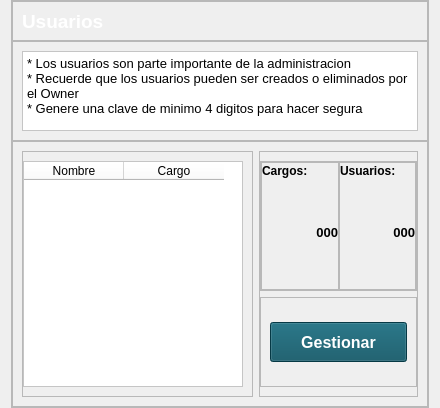
             <widget class="QWidget" name="pageB_Crear">
              <property name="styleSheet">
               <string notr="true">QPushButton
{
color: rgb(255, 255, 255);
background-color: rgb(8, 80, 97);
}
QPushButton::hover
{
color: rgb(255, 255, 255);
	background-color: rgb(45, 131, 118);
}</string>
              </property>
              <layout class="QHBoxLayout" name="horizontalLayout_9">
               <property name="topMargin">
                <number>0</number>
               </property>
               <property name="bottomMargin">
                <number>0</number>
               </property>
               <item>
                <widget class="QFrame" name="frame_3">
                 <property name="maximumSize">
                  <size>
                   <width>700</width>
                   <height>16777215</height>
                  </size>
                 </property>
                 <property name="frameShape">
                  <enum>QFrame::StyledPanel</enum>
                 </property>
                 <property name="frameShadow">
                  <enum>QFrame::Raised</enum>
                 </property>
                 <layout class="QVBoxLayout" name="verticalLayout_8">
                  <property name="spacing">
                   <number>0</number>
                  </property>
                  <property name="leftMargin">
                   <number>0</number>
                  </property>
                  <property name="topMargin">
                   <number>0</number>
                  </property>
                  <property name="rightMargin">
                   <number>0</number>
                  </property>
                  <property name="bottomMargin">
                   <number>0</number>
                  </property>
                  <item>
                   <widget class="QFrame" name="Atitulo_2">
                    <property name="minimumSize">
                     <size>
                      <width>0</width>
                      <height>40</height>
                     </size>
                    </property>
                    <property name="maximumSize">
                     <size>
                      <width>16777215</width>
                      <height>40</height>
                     </size>
                    </property>
                    <property name="frameShape">
                     <enum>QFrame::StyledPanel</enum>
                    </property>
                    <property name="frameShadow">
                     <enum>QFrame::Raised</enum>
                    </property>
                    <layout class="QVBoxLayout" name="verticalLayout_9">
                     <item>
                      <widget class="QLabel" name="label_4">
                       <property name="maximumSize">
                        <size>
                         <width>16777215</width>
                         <height>100000</height>
                        </size>
                       </property>
                       <property name="font">
                        <font>
                         <pointsize>14</pointsize>
                         <weight>75</weight>
                         <bold>true</bold>
                        </font>
                       </property>
                       <property name="styleSheet">
                        <string notr="true">color: rgb(255, 255, 255);</string>
                       </property>
                       <property name="text">
                        <string>Usuarios</string>
                       </property>
                      </widget>
                     </item>
                    </layout>
                   </widget>
                  </item>
                  <item>
                   <widget class="QFrame" name="Btexto_2">
                    <property name="minimumSize">
                     <size>
                      <width>0</width>
                      <height>100</height>
                     </size>
                    </property>
                    <property name="maximumSize">
                     <size>
                      <width>16777215</width>
                      <height>100</height>
                     </size>
                    </property>
                    <property name="frameShape">
                     <enum>QFrame::StyledPanel</enum>
                    </property>
                    <property name="frameShadow">
                     <enum>QFrame::Raised</enum>
                    </property>
                    <layout class="QVBoxLayout" name="verticalLayout_10">
                     <item>
                      <widget class="QTextBrowser" name="textBrowser_2">
                       <property name="font">
                        <font>
                         <pointsize>10</pointsize>
                        </font>
                       </property>
                       <property name="styleSheet">
                        <string notr="true">background-color: rgb(255, 255, 255);</string>
                       </property>
                       <property name="html">
                        <string>&lt;!DOCTYPE HTML PUBLIC &quot;-//W3C//DTD HTML 4.0//EN&quot; &quot;http://www.w3.org/TR/REC-html40/strict.dtd&quot;&gt;
&lt;html&gt;&lt;head&gt;&lt;meta name=&quot;qrichtext&quot; content=&quot;1&quot; /&gt;&lt;style type=&quot;text/css&quot;&gt;
p, li { white-space: pre-wrap; }
&lt;/style&gt;&lt;/head&gt;&lt;body style=&quot; font-family:'MS Shell Dlg 2'; font-size:10pt; font-weight:400; font-style:normal;&quot;&gt;
&lt;p style=&quot; margin-top:0px; margin-bottom:0px; margin-left:0px; margin-right:0px; -qt-block-indent:0; text-indent:0px;&quot;&gt;* Los usuarios son parte importante de la administracion&lt;/p&gt;
&lt;p style=&quot; margin-top:0px; margin-bottom:0px; margin-left:0px; margin-right:0px; -qt-block-indent:0; text-indent:0px;&quot;&gt;* Recuerde que los usuarios pueden ser creados o eliminados por el Owner&lt;/p&gt;
&lt;p style=&quot; margin-top:0px; margin-bottom:0px; margin-left:0px; margin-right:0px; -qt-block-indent:0; text-indent:0px;&quot;&gt;* Genere una clave de minimo 4 digitos para hacer segura&lt;/p&gt;&lt;/body&gt;&lt;/html&gt;</string>
                       </property>
                      </widget>
                     </item>
                    </layout>
                   </widget>
                  </item>
                  <item>
                   <widget class="QFrame" name="frame_12">
                    <property name="font">
                     <font>
                      <pointsize>12</pointsize>
                     </font>
                    </property>
                    <property name="frameShape">
                     <enum>QFrame::StyledPanel</enum>
                    </property>
                    <property name="frameShadow">
                     <enum>QFrame::Raised</enum>
                    </property>
                    <layout class="QHBoxLayout" name="horizontalLayout_16">
                     <item>
                      <widget class="QFrame" name="frame_30">
                       <property name="maximumSize">
                        <size>
                         <width>500</width>
                         <height>16777215</height>
                        </size>
                       </property>
                       <property name="frameShape">
                        <enum>QFrame::StyledPanel</enum>
                       </property>
                       <property name="frameShadow">
                        <enum>QFrame::Raised</enum>
                       </property>
                       <layout class="QHBoxLayout" name="horizontalLayout_24">
                        <property name="leftMargin">
                         <number>0</number>
                        </property>
                        <item>
                         <widget class="QTableWidget" name="tblMainUsuarios">
                          <property name="minimumSize">
                           <size>
                            <width>202</width>
                            <height>0</height>
                           </size>
                          </property>
                          <property name="maximumSize">
                           <size>
                            <width>220</width>
                            <height>16777215</height>
                           </size>
                          </property>
                          <property name="font">
                           <font>
                            <pointsize>10</pointsize>
                           </font>
                          </property>
                          <property name="styleSheet">
                           <string notr="true">background-color: rgb(255, 255, 255);</string>
                          </property>
                          <column>
                           <property name="text">
                            <string>Nombre</string>
                           </property>
                          </column>
                          <column>
                           <property name="text">
                            <string>Cargo</string>
                           </property>
                          </column>
                         </widget>
                        </item>
                       </layout>
                      </widget>
                     </item>
                     <item>
                      <widget class="QFrame" name="frame_26">
                       <property name="maximumSize">
                        <size>
                         <width>500</width>
                         <height>16777215</height>
                        </size>
                       </property>
                       <property name="font">
                        <font>
                         <pointsize>8</pointsize>
                         <weight>50</weight>
                         <bold>false</bold>
                        </font>
                       </property>
                       <property name="frameShape">
                        <enum>QFrame::StyledPanel</enum>
                       </property>
                       <property name="frameShadow">
                        <enum>QFrame::Raised</enum>
                       </property>
                       <layout class="QVBoxLayout" name="verticalLayout_17">
                        <property name="leftMargin">
                         <number>0</number>
                        </property>
                        <property name="rightMargin">
                         <number>0</number>
                        </property>
                        <item>
                         <widget class="QFrame" name="frame_31">
                          <property name="font">
                           <font>
                            <pointsize>12</pointsize>
                            <weight>50</weight>
                            <bold>false</bold>
                           </font>
                          </property>
                          <property name="frameShape">
                           <enum>QFrame::StyledPanel</enum>
                          </property>
                          <property name="frameShadow">
                           <enum>QFrame::Raised</enum>
                          </property>
                          <layout class="QHBoxLayout" name="horizontalLayout_23">
                           <property name="spacing">
                            <number>0</number>
                           </property>
                           <property name="leftMargin">
                            <number>0</number>
                           </property>
                           <property name="topMargin">
                            <number>0</number>
                           </property>
                           <property name="rightMargin">
                            <number>0</number>
                           </property>
                           <property name="bottomMargin">
                            <number>0</number>
                           </property>
                           <item>
                            <widget class="QFrame" name="frame_34">
                             <property name="font">
                              <font>
                               <pointsize>10</pointsize>
                              </font>
                             </property>
                             <property name="frameShape">
                              <enum>QFrame::StyledPanel</enum>
                             </property>
                             <property name="frameShadow">
                              <enum>QFrame::Raised</enum>
                             </property>
                             <layout class="QVBoxLayout" name="verticalLayout_19">
                              <property name="leftMargin">
                               <number>0</number>
                              </property>
                              <property name="topMargin">
                               <number>0</number>
                              </property>
                              <property name="rightMargin">
                               <number>0</number>
                              </property>
                              <item>
                               <widget class="QLabel" name="label_11">
                                <property name="minimumSize">
                                 <size>
                                  <width>0</width>
                                  <height>16</height>
                                 </size>
                                </property>
                                <property name="font">
                                 <font>
                                  <weight>75</weight>
                                  <bold>true</bold>
                                 </font>
                                </property>
                                <property name="text">
                                 <string>Cargos:</string>
                                </property>
                               </widget>
                              </item>
                              <item>
                               <spacer name="verticalSpacer_5">
                                <property name="orientation">
                                 <enum>Qt::Vertical</enum>
                                </property>
                                <property name="sizeHint" stdset="0">
                                 <size>
                                  <width>20</width>
                                  <height>40</height>
                                 </size>
                                </property>
                               </spacer>
                              </item>
                              <item>
                               <widget class="QLabel" name="txtTotalCargos">
                                <property name="font">
                                 <font>
                                  <pointsize>10</pointsize>
                                  <weight>75</weight>
                                  <bold>true</bold>
                                 </font>
                                </property>
                                <property name="text">
                                 <string>000</string>
                                </property>
                                <property name="alignment">
                                 <set>Qt::AlignRight|Qt::AlignTrailing|Qt::AlignVCenter</set>
                                </property>
                               </widget>
                              </item>
                              <item>
                               <spacer name="verticalSpacer_6">
                                <property name="orientation">
                                 <enum>Qt::Vertical</enum>
                                </property>
                                <property name="sizeHint" stdset="0">
                                 <size>
                                  <width>20</width>
                                  <height>40</height>
                                 </size>
                                </property>
                               </spacer>
                              </item>
                             </layout>
                            </widget>
                           </item>
                           <item>
                            <widget class="QFrame" name="frame_33">
                             <property name="font">
                              <font>
                               <pointsize>10</pointsize>
                               <weight>50</weight>
                               <bold>false</bold>
                              </font>
                             </property>
                             <property name="frameShape">
                              <enum>QFrame::StyledPanel</enum>
                             </property>
                             <property name="frameShadow">
                              <enum>QFrame::Raised</enum>
                             </property>
                             <layout class="QVBoxLayout" name="verticalLayout_18">
                              <property name="leftMargin">
                               <number>0</number>
                              </property>
                              <property name="topMargin">
                               <number>0</number>
                              </property>
                              <property name="rightMargin">
                               <number>0</number>
                              </property>
                              <item>
                               <widget class="QLabel" name="label_10">
                                <property name="minimumSize">
                                 <size>
                                  <width>0</width>
                                  <height>16</height>
                                 </size>
                                </property>
                                <property name="font">
                                 <font>
                                  <weight>75</weight>
                                  <bold>true</bold>
                                 </font>
                                </property>
                                <property name="text">
                                 <string>Usuarios:</string>
                                </property>
                               </widget>
                              </item>
                              <item>
                               <spacer name="verticalSpacer_8">
                                <property name="orientation">
                                 <enum>Qt::Vertical</enum>
                                </property>
                                <property name="sizeHint" stdset="0">
                                 <size>
                                  <width>20</width>
                                  <height>40</height>
                                 </size>
                                </property>
                               </spacer>
                              </item>
                              <item>
                               <widget class="QLabel" name="txtTotalUsuario">
                                <property name="font">
                                 <font>
                                  <pointsize>10</pointsize>
                                  <weight>75</weight>
                                  <bold>true</bold>
                                 </font>
                                </property>
                                <property name="text">
                                 <string>000</string>
                                </property>
                                <property name="alignment">
                                 <set>Qt::AlignRight|Qt::AlignTrailing|Qt::AlignVCenter</set>
                                </property>
                               </widget>
                              </item>
                              <item>
                               <spacer name="verticalSpacer_7">
                                <property name="orientation">
                                 <enum>Qt::Vertical</enum>
                                </property>
                                <property name="sizeHint" stdset="0">
                                 <size>
                                  <width>20</width>
                                  <height>40</height>
                                 </size>
                                </property>
                               </spacer>
                              </item>
                             </layout>
                            </widget>
                           </item>
                          </layout>
                         </widget>
                        </item>
                        <item>
                         <widget class="QFrame" name="frame_32">
                          <property name="minimumSize">
                           <size>
                            <width>0</width>
                            <height>90</height>
                           </size>
                          </property>
                          <property name="maximumSize">
                           <size>
                            <width>16777215</width>
                            <height>90</height>
                           </size>
                          </property>
                          <property name="frameShape">
                           <enum>QFrame::StyledPanel</enum>
                          </property>
                          <property name="frameShadow">
                           <enum>QFrame::Raised</enum>
                          </property>
                          <layout class="QHBoxLayout" name="horizontalLayout_25">
                           <item>
                            <spacer name="horizontalSpacer_3">
                             <property name="orientation">
                              <enum>Qt::Horizontal</enum>
                             </property>
                             <property name="sizeHint" stdset="0">
                              <size>
                               <width>0</width>
                               <height>20</height>
                              </size>
                             </property>
                            </spacer>
                           </item>
                           <item>
                            <widget class="QPushButton" name="btnUsuarioVentana">
                             <property name="minimumSize">
                              <size>
                               <width>137</width>
                               <height>40</height>
                              </size>
                             </property>
                             <property name="font">
                              <font>
                               <pointsize>12</pointsize>
                               <weight>75</weight>
                               <bold>true</bold>
                              </font>
                             </property>
                             <property name="styleSheet">
                              <string notr="true">
</string>
                             </property>
                             <property name="text">
                              <string>Gestionar</string>
                             </property>
                            </widget>
                           </item>
                           <item>
                            <spacer name="horizontalSpacer_2">
                             <property name="orientation">
                              <enum>Qt::Horizontal</enum>
                             </property>
                             <property name="sizeHint" stdset="0">
                              <size>
                               <width>0</width>
                               <height>20</height>
                              </size>
                             </property>
                            </spacer>
                           </item>
                          </layout>
                         </widget>
                        </item>
                       </layout>
                      </widget>
                     </item>
                    </layout>
                   </widget>
                  </item>
                 </layout>
                </widget>
               </item>
              </layout>
             </widget>
